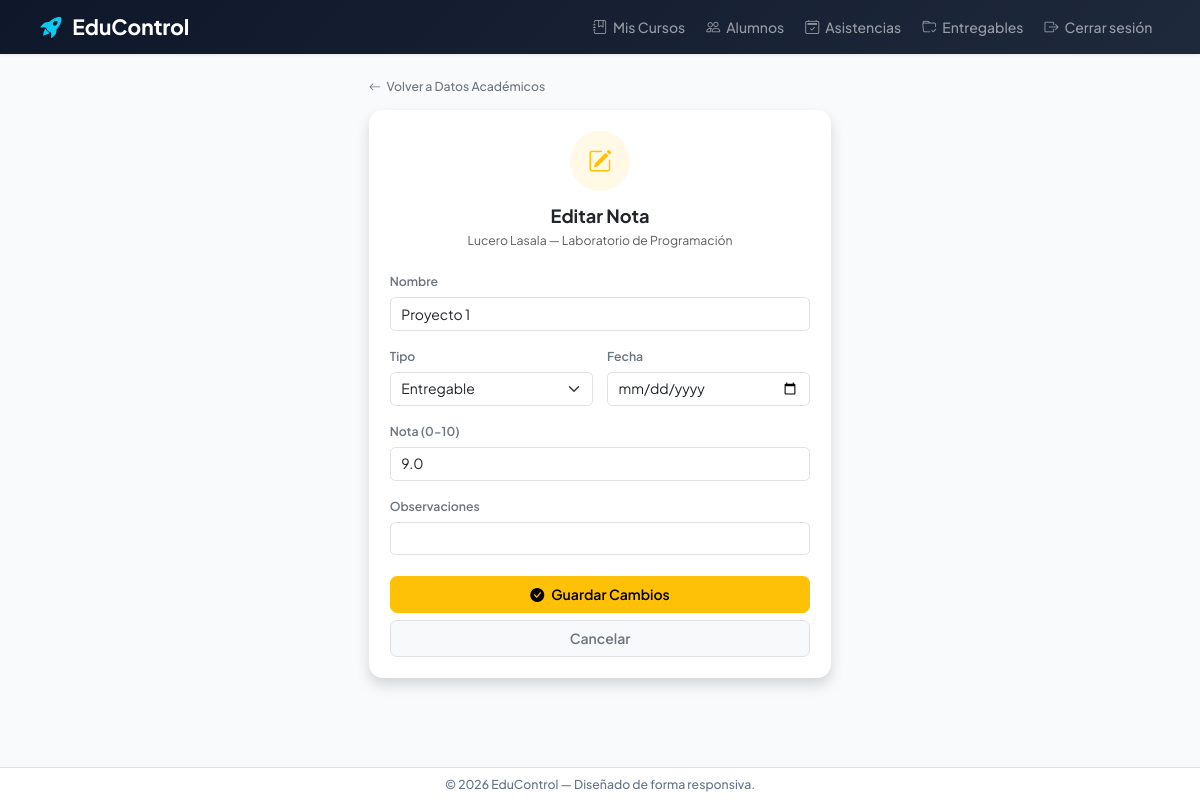
/nota/editar/28/ (signed in), run on the app's committed database.
### myApp/models.py (models this page shows, shortened)
class Inscripcion(models.Model):
    estudiante = models.ForeignKey(
        Estudiante,
        on_delete=models.CASCADE,
        related_name='inscripciones',
    )
    curso = models.ForeignKey(
        Curso,
        on_delete=models.CASCADE,
        related_name='inscripciones',
    )
    asistencia = models.IntegerField(
        default=0,
        validators=[MinValueValidator(0), MaxValueValidator(100)]
    )
    promedio = models.FloatField(
        default=0.0,
        validators=[MinValueValidator(0.0), MaxValueValidator(10.0)]
    )
    proyectos_hechos = models.IntegerField(default=0)
    proyectos_totales = models.IntegerField(default=0)
    observaciones = models.TextField(blank=True, default='')
    class Meta:
        unique_together = ('estudiante', 'curso')

class Estudiante(models.Model):
    nombre = models.CharField(max_length=100)
    apellido = models.CharField(max_length=100)
    email = models.EmailField()
    asistencia = models.IntegerField(
        validators=[MinValueValidator(0), MaxValueValidator(100)]
    )
    promedio = models.FloatField(
        validators=[MinValueValidator(0.0), MaxValueValidator(10.0)]
    )
    proyectos_hechos = models.IntegerField(default=0)
    proyectos_totales = models.IntegerField(default=15)

class Curso(models.Model):
    nombre = models.CharField(max_length=100)
    camada = models.IntegerField()
    profesores = models.ManyToManyField(
        Profesor,
        related_name='cursos',
        blank=True,
    )

class Nota(models.Model):
    TIPO_ENTREGABLE = 'entregable'
    TIPO_PARTICIPACION = 'participacion'
    TIPO_EVALUACION = 'evaluacion'
    TIPO_CHOICES = [
        (TIPO_ENTREGABLE, 'Entregable'),
        (TIPO_PARTICIPACION, 'Participación'),
        (TIPO_EVALUACION, 'Evaluación'),
    ]
    inscripcion = models.ForeignKey(
        Inscripcion,
        on_delete=models.CASCADE,
        related_name='notas',
    )
    entrega = models.OneToOneField(
        Entrega,
        null=True,
        blank=True,
        on_delete=models.SET_NULL,
        related_name='nota_academica',
    )
    nombre = models.CharField(max_length=100)
    tipo = models.CharField(max_length=20, choices=TIPO_CHOICES, default=TIPO_ENTREGABLE)
    fecha = models.DateField(null=True, blank=True)
    nota = models.FloatField(validators=[MinValueValidator(0.0), MaxValueValidator(10.0)])
    observaciones = models.CharField(max_length=255, blank=True, default='')

### myApp/views.py (the view)
# urls.py: path('nota/editar/<int:id>/', nota_editar, name='notaEditar'),
@login_required
@profesor_required
def nota_editar(request, id):
    nota = get_object_or_404(Nota, id=id, inscripcion__curso__profesores__user=request.user)
    inscripcion = nota.inscripcion
    curso = inscripcion.curso
    if request.method == 'POST':
        form = NotaForm(request.POST, instance=nota)
        if form.is_valid():
            form.save()
            _recalcular_promedio(inscripcion)
            messages.success(request, "Nota actualizada correctamente.")
            return redirect('myapp:inscripcionEditar', curso_id=curso.id, estudiante_id=inscripcion.estudiante_id)
    else:
        form = NotaForm(instance=nota)
    return render(request, 'myApp/nota_editar.html', {
        'form': form,
        'nota': nota,
        'curso': curso,
        'inscripcion': inscripcion,
    })

### myApp/forms.py
class NotaForm(forms.ModelForm):
    class Meta:
        model = Nota
        fields = ['nombre', 'tipo', 'fecha', 'nota', 'observaciones']
        widgets = {
            'fecha': forms.DateInput(attrs={'type': 'date'}),
            'nota': forms.NumberInput(attrs={'step': '0.1', 'min': '0', 'max': '10'}),
        }
        labels = {
            'nota': 'Nota (0-10)',
        }

### myApp/context_processors.py (called while the page is built)
def roles(request):
    return {
        'es_admin': es_administrador(request.user),
        'es_profesor': es_profesor(request.user),
    }

### myApp/templates/myApp/nota_editar.html (shortened to what this page needs)
{% extends 'myApp/base.html' %}
{% load widget_tweaks %}
{% block contenido %}
<div class="row justify-content-center">
    <div class="col-md-6 col-lg-5">
        <div class="mb-3">
            <a href="{% url 'myapp:inscripcionEditar' curso.id inscripcion.estudiante.id %}" class="text-decoration-none text-secondary small fw-medium">
                <i class="bi bi-arrow-left me-1"></i> Volver a Datos Académicos
            </a>
        </div>
        <div class="card shadow border-0 rounded-4">
            <div class="card-body p-4 p-md-5">
                <div class="text-center mb-4">
                    <div class="d-inline-flex align-items-center justify-content-center bg-warning bg-opacity-10 text-warning rounded-circle mb-3" style="width:60px;height:60px;font-size:1.7rem;">
                        <i class="bi bi-pencil-square"></i>
                    </div>
                    <h3 class="fw-bold text-dark mb-1">Editar Nota</h3>
                    <p class="text-muted small">{{ inscripcion.estudiante.nombre }} {{ inscripcion.estudiante.apellido }} — {{ curso.nombre }}</p>
                </div>
                <form method="POST" novalidate>
                    <div class="mb-3">
                        <label for="id_nombre" class="form-label fw-semibold text-secondary small">Nombre</label>
                        {{ form.nombre|add_class:"form-control" }}
                    </div>
                    <div class="row g-3 mb-3">
                        <div class="col-6">
                            <label for="id_tipo" class="form-label fw-semibold text-secondary small">Tipo</label>
                            {{ form.tipo|add_class:"form-select" }}
                        </div>
                        <div class="col-6">
                            <label for="id_fecha" class="form-label fw-semibold text-secondary small">Fecha</label>
                            {{ form.fecha|add_class:"form-control" }}
                        </div>
                    </div>
                    <div class="mb-3">
                        <label for="id_nota" class="form-label fw-semibold text-secondary small">Nota (0-10)</label>
                        {{ form.nota|add_class:"form-control" }}
                    </div>
                    <div class="mb-4">
                        <label for="id_observaciones" class="form-label fw-semibold text-secondary small">Observaciones</label>
                        {{ form.observaciones|add_class:"form-control" }}
                    </div>
                    <button type="submit" class="btn btn-warning w-100 py-2 fw-semibold rounded-3 mb-2">
                        <i class="bi bi-check-circle-fill me-2"></i>Guardar Cambios
                    </button>
                    <a href="{% url 'myapp:inscripcionEditar' curso.id inscripcion.estudiante.id %}" class="btn btn-light w-100 py-2 fw-semibold text-secondary rounded-3 border">
                        Cancelar
                    </a>
                </form>
            </div>
        </div>
    </div>
</div>
{% endblock %}

### myApp/templates/myApp/base.html (style rules this page uses)
html { font-size: 14px; }
body { font-family: 'Plus Jakarta Sans', sans-serif; background-color: #f8fafc; }
h3 { font-size: 1.3rem; }
.p-4 { padding: 1.15rem !important; }
@media (min-width: 768px) { .p-md-5 { padding: 1.5rem !important; } }
.col-md-6.col-lg-5 { max-width: 592px; }

### data on the page
Inscripcion: estudiante.nombre "Lucero", estudiante.apellido "Lasala"
Curso: nombre "Laboratorio de Programación"
Nota: nombre "Proyecto 1", tipo "Entregable", nota "9.0"
